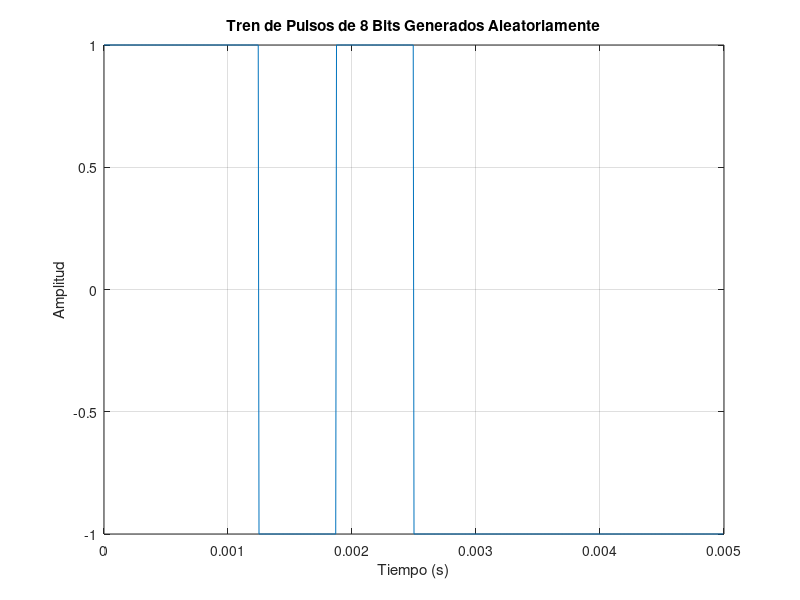
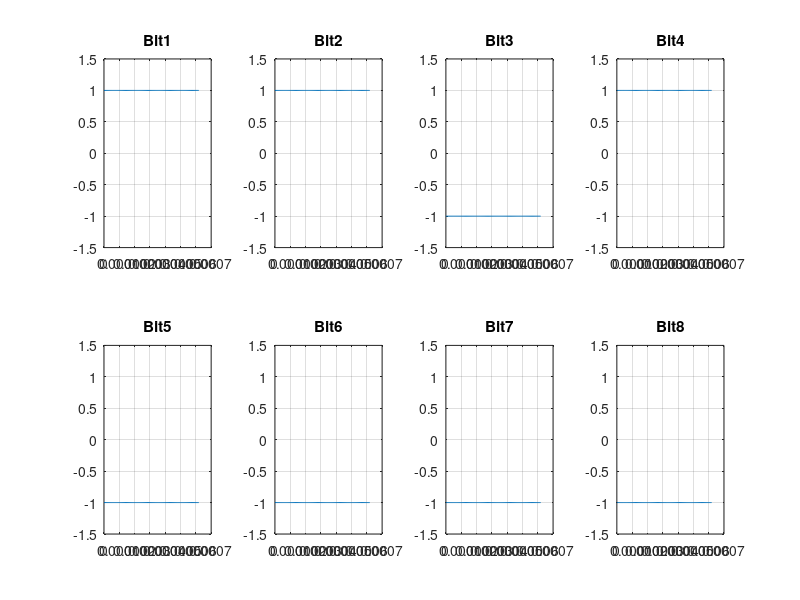

The MATLAB script that drew these images, in order: (Note: this script raises an error after producing the figures.)
clear all
close all
%%  ********************************* PARTE 1 ******************************
%% ---------------------------------- INCISO 1 ----------------------------
% Genere 8 bits aleatorios, 𝑏𝑘(𝑡), y represéntelos con pulsos rectangulares de duración 
% 𝑇𝑢 y cuyas magnitudes pueden ser +1 y -1.

Tu = 1/1600; % Duración del símbolo 
Nc = 8; % Número de subportadoras
deltaF = [1600 2000 3200]; % Separación entre subportadoras con 1600, 2000 y 3200
deltaT = 1/160000; % Resolución para el vector tiempo t

% Generar 8 bits aleatorios de magnitud +1 y -1
bk = (2 * randi([0,1], 1, 8) - 1).'; 

% Cada bit lo replica por el Número de muestras por símbolo que en este caso es 10
bk_t = kron(bk, ones(1, Tu/deltaT)); % Matriz de 8x10

% Transforma la matriz de 8x10 en un vector de 1x80 concatenando filas
bk_t_Tren = reshape(bk_t.', 1, []); 

%Obtenemos el vector tiempo por simbolo
t = 0:deltaT:Tu-deltaT;

% Ajustar el vector tiempo para abarcar toda la duración del tren de pulsos
t_total = 0:deltaT:(length(bk_t_Tren)-1)*deltaT;

% Graficar el tren de pulsos en la figura(8)
figure(1)
plot(t_total, bk_t_Tren);
title('Tren de Pulsos de 8 Bits Generados Aleatoriamente');
xlabel('Tiempo (s)');
ylabel('Amplitud');
%ylim([-1.5, 1.5]); % Establecer límites del eje y para visualizar mejor
grid on;


% Graficar cada símbolo individualmente en subplots
figure(2)
for i = 1:Nc
    subplot(2, 4, i)
    plot(t,bk_t(i,:));
    title(['Bit', num2str(i)]); % Título de cada subplot
    ylim([-1.5, 1.5]); 
    grid on;
end
sgtitle('Bits Aleatorios con muestreo de 10'); % Título principal de la figura


% Cada símbolo se multiplíca por una portadora de la forma 𝑠𝑘(𝑡) = 𝑒^{𝑗∙2𝜋∙𝑘∙Δf∙t} , 𝑘 ∈ [0,1, . .7].
%inciso 1
sk_t{1} = zeros(8,1);

%inciso 3
sk_t{2} = zeros(8,1);
sk_t{3} = zeros(8,1);

%Bucle Externo ( k = 0:7 )
%Itera sobre cada uno de los 8 símbolos

% Bucle Interno (tiempo=1:length(t)):
% Itera sobre cada una de las muestras de tiempo OSEA la duración del
% simbolo que son 10 muestras
for k=0:7
    for tiempo=1: length(t)
        % Para inciso 1
        % Cada simbolo tiene 10 muestras por lo que sk_t debemos de tener
        % 8 (sk_t) ya que son 8 simbolos y cada simbolo tiene 10 muestras
        sk_t{1}(k+1,tiempo) = exp(j*2*pi*deltaF(1)*t(tiempo)*k);

        %Para inciso 3
        sk_t{2}(k+1,tiempo) = exp(j*2*pi*deltaF(2)*t(tiempo)*k);
        sk_t{3}(k+1,tiempo) = exp(j*2*pi*deltaF(3)*t(tiempo)*k);
    end
end

%Para inciso 1
sk_bk_t{1} = bk_t.* sk_t{1}; % ---> Multiplicamos la señal por la portadoras

%Para inciso 3
sk_bk_t{2} = bk_t.* sk_t{2}; % ---> Multiplicamos la señal
sk_bk_t{3} = bk_t.* sk_t{3}; % ---> Multiplicamos la señal


% Graficar las señales moduladas (inciso 1)
figure(3)
for i = 1:Nc
    subplot(2, 4, i)
    plot(t, real(sk_bk_t{1}(i, :)));
    title(['Símbolo ', num2str(i)]);
    ylim([-1.5, 1.5]); 
    grid on;
end
sgtitle('Símbolos Modulados con deltaF(1) Modulado (Real)');

% Cálculo de la magnitud de las señales moduladas (inciso 1)
mag_sk_bk_t{1} = abs(sk_bk_t{1});

% Magnitud de las señales moduladas inciso 3 ( deltaF(2) y deltaF(3) )
mag_sk_bk_t{2} = abs(sk_bk_t{2});
mag_sk_bk_t{3} = abs(sk_bk_t{3});

figure(4) %Graficamos la señal multiplicada
 for i=1:Nc % las 8 subportadoras
    subplot(2,4,i)
    plot(t, mag_sk_bk_t{1}(i, :));
    title(['Magnitud del Símbolo ', num2str(i)]);
    ylim([-1.5, 1.5]); % Establecer límites del eje y para visualizar mejor
    grid on;
end
sgtitle('Magnitud de los Símbolos Modulados con deltaF(1)');

N = 1000000; % Número de puntos para la FFT

%Espaciamos de manera lineal dos valores que nos dan un intervalo
w = linspace(-1/deltaT/2,1/deltaT/2,N)*2*pi;

figure(5) % Graficamos los espectros de cada subportadora
%Para inciso 1
sk_bk_f{1} = zeros(8,N);

%Para inciso 3
sk_bk_f{2} = zeros(8,N);
sk_bk_f{3} = zeros(8,N);

% Para graficar el espectro calculamos la fft de los 8 simbolos
for i=1:Nc
    %Para inciso 1
    subplot(2,4,i)
    sk_bk_f{1}(i,:) = fftshift(fft(sk_bk_t{1}(i,:),N))*deltaT;
    plot(w/(2*pi),abs(sk_bk_f{1}(i,:)))
    axis([-4000+1600*(i-1) 4000+1600*(i-1) 0 1.1*max(abs(sk_bk_f{1}(i,:)))])
    hold on;

    % Esto es para marcar el punto medio del espectro con una línea punteada
    mid_freq = 1600*(i-1); % Frecuencia central de las portadoras
    xline(mid_freq, '--r', 'LineWidth', 1.5);

    % Nota de texto para indicar la frecuencia central
    text(mid_freq, 0.9*max(abs(sk_bk_f{1}(i,:))), ['f = ', num2str(mid_freq), ' Hz'], 'Color', 'red', 'HorizontalAlignment', 'right');
    hold off;
    title(['Espectro Sk(f) ', num2str(i)]);
    grid on;

    %Para inciso 3
    sk_bk_f{2}(i,:) = fftshift(fft(sk_bk_t{2}(i,:),N))*deltaT;
    sk_bk_f{3}(i,:) = fftshift(fft(sk_bk_t{3}(i,:),N))*deltaT;
end


figure(6) %Graficamos todos los espectros traslapados
for i=1:Nc
    plot(w/(2*pi),(abs(sk_bk_f{1}(i,:))))
    hold on
    grid on;
end
hold off;
title('Espectros de las señales bk(t)*sk(t)')
xlabel('Hz');
ylabel('|Bk(f)*Sk(f)|');
axis([-5000 15000 0 1.1*max(abs(sk_bk_f{1}(1,:)))]);

%% ---------------------------------- INCISO 2 ----------------------------
%Obtenga la señal multiplexada 𝑠(𝑡) = ∑ 𝑏𝑘(𝑡) ∙ 𝑠𝑘(𝑡) 𝑘=0 y grafique su magnitud. 
%Además, obtenga el espectro de esta señal, al que se le denominará S(f), y grafique la magnitud de éste

%-------------  Obtenemos s(t) ------------------------
%Para inciso 2
s_t{1} = zeros(1,length(t));

%Para inciso 3
s_t{2} = zeros(1,length(t));
s_t{3} = zeros(1,length(t));

for tiempo=1: length(t)
    for k=0:7
        %Para inciso 2
        s_t{1}(1,tiempo) = s_t{1}(1,tiempo) + sk_bk_t{1}(k+1,tiempo);

        %Para inciso 3
        s_t{2}(1,tiempo) = s_t{2}(1,tiempo) + sk_bk_t{2}(k+1,tiempo);
        s_t{3}(1,tiempo) = s_t{3}(1,tiempo) + sk_bk_t{3}(k+1,tiempo);
    end
end

figure(7) 
subplot(2,1,1) %Graficamos la señal multiplexada en función del tiempo
plot(t, abs(s_t{1}))
ylim([0 1.1*max(abs(s_t{1}))])
title('Señal Multiplexada en tiempo s(t)')
xlabel('s');
ylabel('|s(t)|');
grid on

%-------------  Obtenemos S(f) -----------------------
%Para inciso 2
S_f{1} = fftshift(fft(s_t{1},N))*deltaT;

%Para inciso 3
S_f{2} = fftshift(fft(s_t{2},N))*deltaT;
S_f{3} = fftshift(fft(s_t{3},N))*deltaT;


subplot(2,1,2)%Graficamos la señal multiplexada en función de la frecuencia
plot(w/(2*pi),abs(S_f{1}))
axis([-15000 25000 0 1.1*max(abs(S_f{1}))]);
title('Señal Multiplexada en frecuencia S(f)')
xlabel('Hz');
ylabel('|S(f)|');
grid on

%% ---------------------------------- INCISO 3.1 con f=2000 ----------------------------
%Repita las actividades 1 y 2 para Δf=2,000 y 3,200 Hz.


figure(8) %Graficamos las señales multiplexadas para f=1600, f=2000, f=3200 

subplot(3,1,1)%Graficamos la señal multiplexada f=1600
plot(w/(2*pi),abs(S_f{1}))
axis([-15000 25000 0 1.1*max(abs(S_f{1}))]);
title('Señal Multiplexada en frecuencia S(f) f=1600')
xlabel('Hz');
ylabel('|S(f)|');
grid on

subplot(3,1,2)%Graficamos la señal multiplexada f=2000
plot(w/(2*pi),abs(S_f{2}))
axis([-15000 25000 0 1.1*max(abs(S_f{2}))]);
title('Señal Multiplexada en frecuencia S(f) f=2000')
xlabel('Hz');
ylabel('|S(f)|');
grid on

subplot(3,1,3)%Graficamos la señal multiplexada f=3200
plot(w/(2*pi),abs(S_f{3}))
axis([-15000 30000 0 1.1*max(abs(S_f{3}))]);
title('Señal Multiplexada en frecuencia S(f) f=3200')
xlabel('Hz');
ylabel('|S(f)|');
grid on

%%  ********************************* PARTE 2 ******************************
%Utilice la IFFT para crear las muestras de s(t) a partir de los bits utilizados en la 
%Actividad 1, es decir, genere la señal sn. Para esta actividad use inicialmente N=16.
%Determine la magnitud de sn.

modulo = [6 8 16 32];

%Obtenemos todas las frecuencias
figure(9)
for i=1:length(modulo)
    fsn{i} = modulo(i)*1/Tu;
    Tsn{i} = 1/fsn{i};
    tn{i} = 0:Tsn{i}:Tu-Tsn{i};

    s_tn{i} = modulo(i)*ifft(bk, modulo(i));

    subplot(length(modulo),1,i)
    plot(t, abs(s_t{1}))
    hold on
    stem(tn{i},abs(s_tn{i}))
    title(['N =', num2str(modulo(i))])
    hold off
end
% fsn{1} = modulo() 
% fs1=modulo(4)*1/Tu;
% Ts1=1/fs1; 
% t1=0:Ts1:Tu-Ts1;
% figure(7)
% s_tIFFT = modulo(4)*ifft(bk,modulo(4));
% stem(t1,abs(s_tIFFT))
% hold on
% plot(t, abs(s_t{1}))
% hold off
